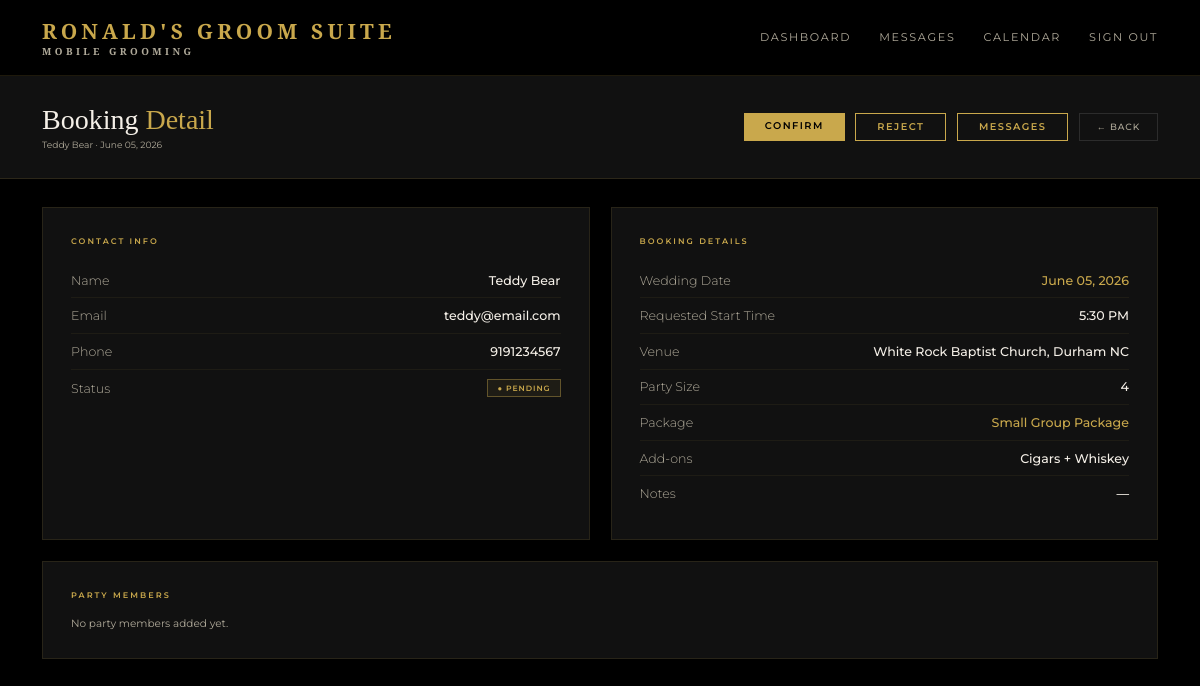
/admin/booking/2 (signed in), run on the app's committed database.
### models.py (models this page shows)
class User(UserMixin, db.Model):
    id = db.Column(db.Integer, primary_key=True)
    name = db.Column(db.String(100), nullable=False)
    email = db.Column(db.String(120), unique=True, nullable=False)
    password = db.Column(db.String(200), nullable=False)
    role = db.Column(db.String(20), default='client')
    phone = db.Column(db.String(20))
    password_changed = db.Column(db.Boolean, default=False)
    bookings = db.relationship('Booking', backref='client', lazy=True)

class Booking(db.Model):
    id = db.Column(db.Integer, primary_key=True)
    wedding_date = db.Column(db.String(50), nullable=False)
    venue = db.Column(db.String(200), nullable=False)
    start_time = db.Column(db.String(20))
    party_size = db.Column(db.Integer, default=1)
    package = db.Column(db.String(100))
    addons = db.Column(db.String(200))
    notes = db.Column(db.Text)
    status = db.Column(db.String(20), default='pending')
    created_at = db.Column(db.DateTime, default=datetime.utcnow)
    user_id = db.Column(db.Integer, db.ForeignKey('user.id'), nullable=False)
    party_members = db.relationship('PartyMember', backref='booking', lazy=True)
    messages = db.relationship('Message', backref='booking_messages', lazy=True, foreign_keys='Message.booking_id')

### routes.py (the view)
    @app.route('/admin/booking/<int:id>')
    @login_required
    @admin_required
    def booking_detail(id):
        booking = Booking.query.get_or_404(id)
        return render_template('admin/booking_detail.html', booking=booking)

### app.py (called while the page is built)
@app.template_filter('format_date')
def format_date(value):
    try:
        return datetime.strptime(value, '%Y-%m-%d').strftime('%B %d, %Y')
    except:
        return value

### routes.py (called while the page is built)
def admin_required(f):
    @wraps(f)
    def decorated_function(*args, **kwargs):
        if not current_user.is_authenticated or current_user.role != 'admin':
            return redirect(url_for('index'))
        return f(*args, **kwargs)
    return decorated_function

### templates/admin/booking_detail.html (shortened to what this page needs)
{% extends 'base.html' %}
{% block content %}
<div class="admin-header">
  <div>
    <h1 class="admin-title">Booking <span>Detail</span></h1>
    <p class="admin-meta">{{ booking.client.name }} · {{ booking.wedding_date | format_date }}</p>
  </div>
  <div style="display:flex;gap:0.75rem;">
    {% if booking.status == 'pending' %}
    <a href="{{ url_for('confirm_booking', id=booking.id) }}" class="btn-gold" style="width:auto;padding:0.55rem 1.5rem;">Confirm</a>
    <a href="{{ url_for('reject_booking', id=booking.id) }}" class="btn-outline" style="padding:0.55rem 1.5rem;">Reject</a>
    {% elif booking.status == 'confirmed' %}
    <a href="{{ url_for('admin_cancel_booking', id=booking.id) }}" class="btn-outline" style="padding:0.55rem 1.5rem;border-color:#e74c3c;color:#e74c3c;">Cancel Booking</a>
    {% endif %}
    <a href="{{ url_for('admin_messages', id=booking.id) }}" class="btn-outline" style="padding:0.55rem 1.5rem;">Messages</a>
    <a href="{{ url_for('admin_dashboard') }}" class="btn-ghost">← Back</a>
  </div>
</div>
<div class="portal-body">
  <div class="portal-card">
    <div class="portal-card-title">Contact Info</div>
    <div class="detail-row">
      <span class="detail-label">Name</span>
      <span class="detail-value">{{ booking.client.name }}</span>
    </div>
    <div class="detail-row">
      <span class="detail-label">Email</span>
      <span class="detail-value">{{ booking.client.email }}</span>
    </div>
    <div class="detail-row">
      <span class="detail-label">Phone</span>
      <span class="detail-value">{{ booking.client.phone or '—' }}</span>
    </div>
    <div class="detail-row">
      <span class="detail-label">Status</span>
      <span class="badge badge-{{ booking.status }}">● {{ booking.status|capitalize }}</span>
    </div>
  </div>
  <div class="portal-card">
    <div class="portal-card-title">Booking Details</div>
    <div class="detail-row">
      <span class="detail-label">Wedding Date</span>
      <span class="detail-value gold">{{ booking.wedding_date | format_date }}</span>
    </div>
    <div class="detail-row">
      <span class="detail-label">Requested Start Time</span>
      <span class="detail-value">{{ booking.start_time or 'Not specified' }}</span>
    </div>
    <div class="detail-row">
      <span class="detail-label">Venue</span>
      <span class="detail-value">{{ booking.venue }}</span>
    </div>
    <div class="detail-row">
      <span class="detail-label">Party Size</span>
      <span class="detail-value">{{ booking.party_size }}</span>
    </div>
    <div class="detail-row">
      <span class="detail-label">Package</span>
      <span class="detail-value gold">{{ booking.package or 'TBD' }}</span>
    </div>
    <div class="detail-row">
      <span class="detail-label">Add-ons</span>
      <span class="detail-value">{{ booking.addons or 'None' }}</span>
    </div>
    <div class="detail-row">
      <span class="detail-label">Notes</span>
      <span class="detail-value">{{ booking.notes or '—' }}</span>
    </div>
  </div>
  <div class="portal-card span-2">
    <div class="portal-card-title">Party Members</div>
  {% if booking.party_members %}
      {% for member in booking.party_members %}
      <div class="detail-row">
        <span class="detail-label">
          {{ member.name }}
          <span style="color:var(--gold-dim);font-size:0.6rem;display:block;">{{ member.role or 'Groomsman' }}</span>
        </span>
        <span class="detail-value">{{ member.service }}</span>
      </div>
      {% endfor %}
    {% else %}
      <p style="color:var(--white-dim);font-size:0.75rem;">No party members added yet.</p>
    {% endif %}
  </div>
</div>
{% endblock %}

### static/css/style.css (style rules this page uses)
*, *::before, *::after { box-sizing: border-box; margin: 0; padding: 0; }
:root { --gold: #C9A84C; --gold-light: #E8C96A; --gold-dim: #8a6f2e; --black: #000000; --black-2: #111111; --black-3: #1A1A1A; --black-5: #2C2C2C; --white: #F5F0E8; --white-dim: #b0aa9a; --font-display: 'Cormorant Garamond', serif; --font-body: 'Montserrat', sans-serif; }
html { font-size: 14px; }
body { font-family: var(--font-body); background: var(--black); color: var(--white); min-height: 100vh; }
.btn-gold { display: inline-block; width: auto; padding: 0.65rem 1.5rem; background: var(--gold); color: var(--black); font-family: var(--font-body); font-size: 0.7rem; font-weight: 600; letter-spacing: 0.15em; text-transform: uppercase; border: none; cursor: pointer; transition: background 0.2s; text-decoration: none; text-align: center; }
.btn-outline { display: inline-block; padding: 0.65rem 1.5rem; background: transparent; color: var(--gold); font-family: var(--font-body); font-size: 0.7rem; font-weight: 600; letter-spacing: 0.15em; text-transform: uppercase; border: 1px solid var(--gold); cursor: pointer; transition: all 0.2s; text-decoration: none; }
.btn-ghost { display: inline-block; padding: 0.55rem 1.2rem; background: transparent; color: var(--white-dim); font-family: var(--font-body); font-size: 0.65rem; font-weight: 500; letter-spacing: 0.1em; text-transform: uppercase; border: 1px solid var(--black-5); cursor: pointer; transition: all 0.2s; text-decoration: none; }
.span-2 { grid-column: span 2; }
.admin-header { padding: 2rem 3rem; background: var(--black-2); border-bottom: 1px solid rgba(201,168,76,0.15); display: flex; align-items: center; justify-content: space-between; }
.admin-title { font-family: var(--font-display); font-size: 2rem; font-weight: 300; }
.admin-title span { color: var(--gold); }
.admin-meta { font-size: 0.65rem; color: var(--white-dim); margin-top: 0.25rem; }
.badge { display: inline-flex; align-items: center; gap: 0.3rem; padding: 0.25rem 0.65rem; font-size: 0.55rem; letter-spacing: 0.12em; text-transform: uppercase; font-weight: 600; border: 1px solid; }
.badge-pending { border-color: rgba(201,168,76,0.4); color: var(--gold); background: rgba(201,168,76,0.07); }
.portal-body { padding: 2rem 3rem; display: grid; grid-template-columns: 1fr 1fr; gap: 1.5rem; }
.portal-card { background: var(--black-2); border: 1px solid rgba(201,168,76,0.12); padding: 2rem; }
.portal-card-title { font-size: 0.58rem; letter-spacing: 0.25em; text-transform: uppercase; color: var(--gold); margin-bottom: 1.2rem; font-weight: 600; }
.detail-row { display: flex; justify-content: space-between; align-items: center; padding: 0.7rem 0; border-bottom: 1px solid rgba(201,168,76,0.07); font-size: 0.9rem; }
.detail-row:last-child { border-bottom: none; }
.detail-label { color: var(--white-dim); font-weight: 300; }
.detail-value { color: var(--white); font-weight: 500; }
.detail-value.gold { color: var(--gold); }

### data on the page
User: client.name "Teddy Bear", client.email "teddy@email.com", client "9191234567"
Booking: wedding_date "June 05, 2026", status "PENDING", start_time "5:30 PM", venue "White Rock Baptist Church, Durham NC", party_size "4", package "Small Group Package", addons "Cigars + Whiskey", notes "—"
